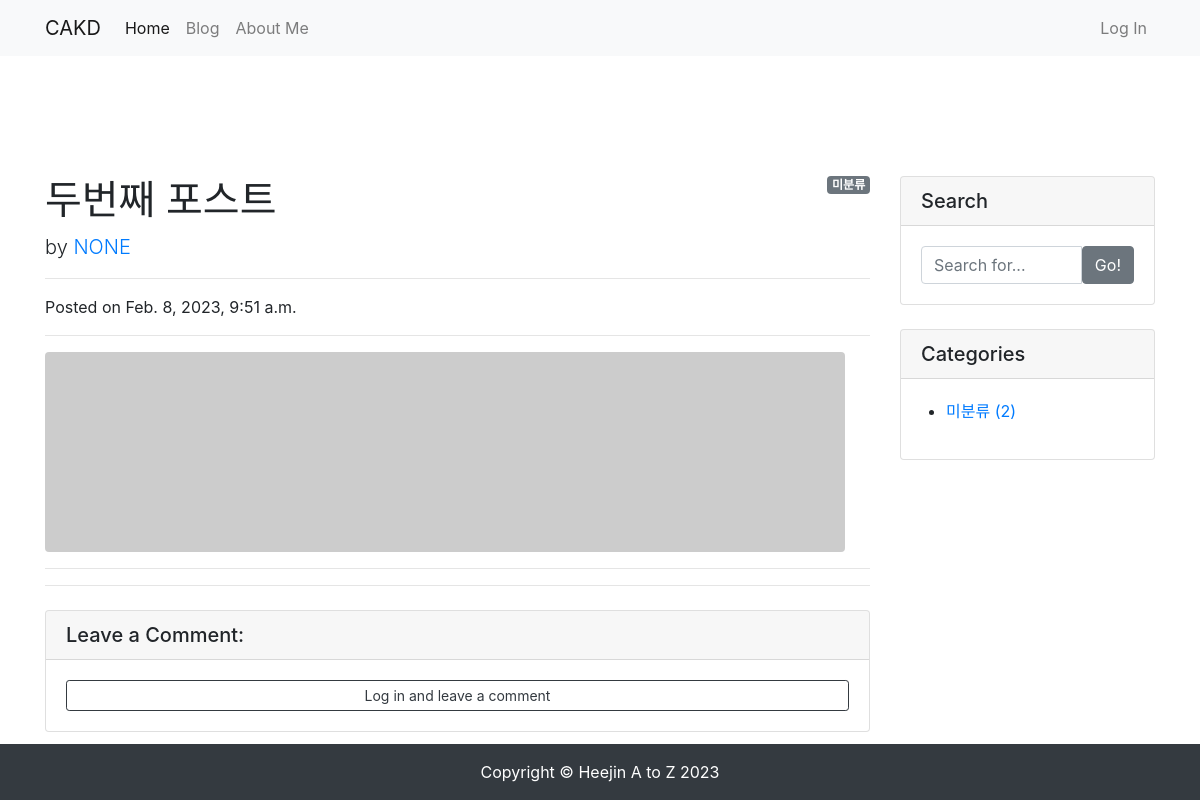
/blog/2/, run on an earlier commit of the app's database.
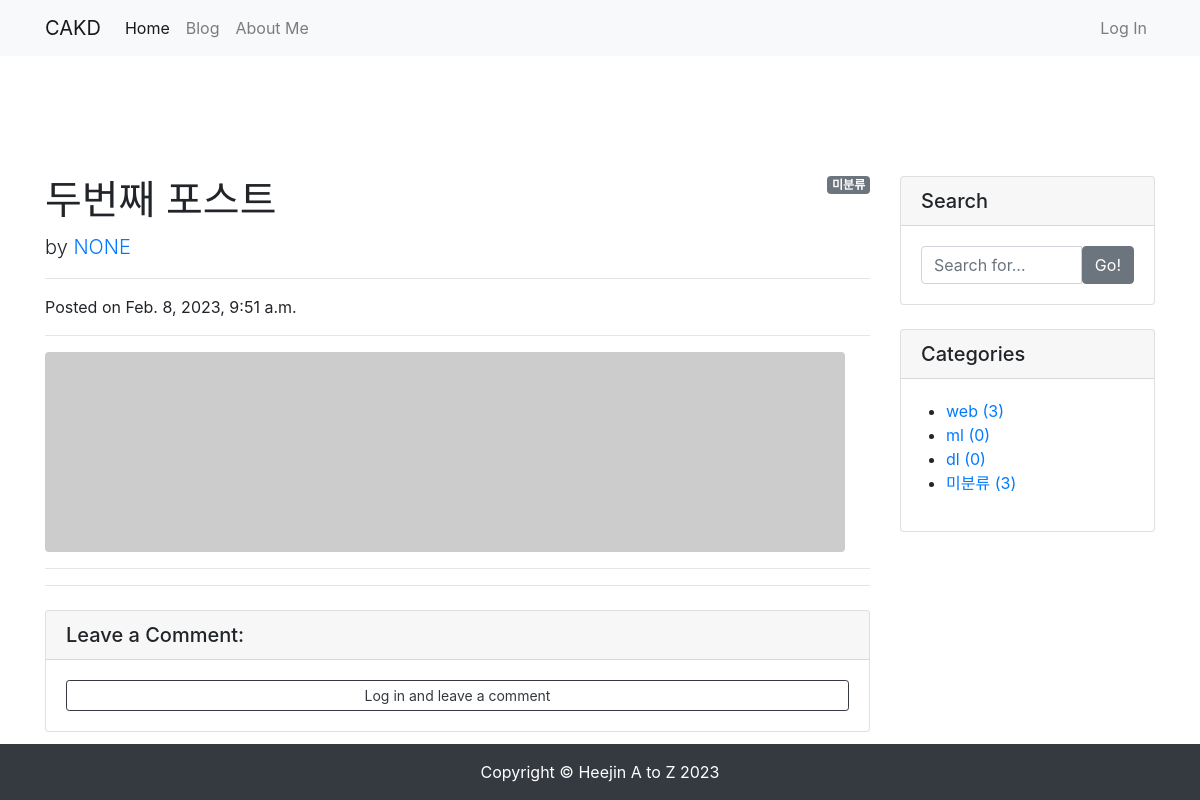
And on a later commit of the database.
### blog/models.py (models this page shows)
class Category(models.Model):
    name = models.CharField(max_length=50, unique=True)
    slug = models.SlugField(max_length=200, unique=True, allow_unicode=True)
    def __str__(self):
        return self.name
    def get_absolute_url(self):
        return f'/blog/category/{self.slug}/'
    class Meta:
        verbose_name_plural = 'categories'

### blog/views.py (the view)
# urls.py: path('<int:pk>/', views.PostDetail.as_view()),
class PostDetail(DetailView):
    model = Post
    def get_context_data(self, **kwargs):
        context = super(PostDetail, self).get_context_data()
        context['categories'] = Category.objects.all()
        context['no_category_post_count'] = Post.objects.filter(category=None).count()
        context['comment_form'] = CommentForm
        return context

### blog/models.py (called while the page is built)
    def get_content_markdown(self):
        return markdown(self.content)

### blog/templates/blog/post_detail.html (shortened to what this page needs)
{% extends 'blog/base.html' %}
{% load crispy_forms_tags %}
{% block main_area %}
    <div id="post-area">
        {% if post.category %}
            <span class="badge badge-secondary float-right">{{ post.category }}</span>
        {% else %}
            <span class="badge badge-secondary float-right">미분류</span>
        {% endif %}
        <h1 class="mt-4">{{ post.title }}</h1>
        <p class="lead">
            by
            <a href="#">{{ post.author | upper }}</a>
        </p>
        <hr>
        <p>Posted on {{ post.created_at }}</p>
        <hr>
        {% if post.head_image %}
            <img class="img-fluid rounded" src="{{ post.head_image.url }}" alt="{{ post.title }} head_image">
        {% else %}
            <img class="img-fluid rounded" src="https://picsum.photos/seed/{{ post.id }}/800/200" alt="random_image">
        {% endif %}
        <hr>
        <hr>
    </div>
    <div id="comment-area">
        <div class="card my-4">
            <h5 class="card-header">Leave a Comment:</h5>
            <div class="card-body">
                {% if user.is_authenticated %}
                <form id="comment-form" method="POST" action="{{ post.get_absolute_url }}new_comment/">
                    {% csrf_token %}
                    <div class="form-group">
                        {{ comment_form | crispy }}
                    </div>
                    <button type="submit" class="btn btn-primary">Submit</button>
                </form>
                {% else %}
                    <a role="button" class="btn btn-outline-dark btn-block btn-sm" href="#" data-toggle="modal" data-target="#loginModal">Log in and leave a comment</a>
                {% endif %}
            </div>
        </div>
    </div>
{% endblock %}

### blog/templates/blog/base.html (shortened to what this page needs)
<!DOCTYPE html>
<html lang="en">
<head>
    <link rel="stylesheet" href="https://cdn.jsdelivr.net/npm/bootstrap@4.5.3/dist/css/bootstrap.min.css">
</head>
<body>
    {% include 'blog/navbar.html' %}
    <div class="container pt-5 my-5">
        <div class="row">
            <div class="col-md-8 col-lg-9" id="main-area">
                {% block main_area %}
                {% endblock %}
            </div>
            <div class="col-md-4 col-lg-3">
                <div class="card my-4">
                    <h5 class="card-header">Search</h5>
                    <div class="card-body">
                        <div class="input-group">
                            <input type="text" class="form-control" placeholder="Search for...">
                            <span class="input-group-btn">
                                    <button class="btn btn-secondary" type="button">Go!</button>
                                </span>
                        </div>
                    </div>
                </div>
                <div class="card my-4" id="categories-card">
                    <h5 class="card-header">Categories</h5>
                    <div class="card-body">
                        <div class="row">
                            <ul>
                                {% for category in categories %}
                                <li>
                                    <a href="{{ category.get_absolute_url }}">{{ category }} ({{ category.post_set.count }})</a>
                                </li>
                                {% endfor %}
                                <li>
                                    <a href="/blog/category/no_category/">미분류 ({{ no_category_post_count }})</a>
                                </li>
                            </ul>
                        </div>
                    </div>
                </div>
            </div>
        </div>
    </div>
    <div class="fixed-bottom">
    {% include 'blog/footer.html' %}
    </div>
</body>
</html>

What changed in the data, as far as the page shows it:
added Category: name "web", post_set.count "3"
added Category: name "ml", post_set.count "0"
added Category: name "dl", post_set.count "0"
Also different on the page:
{{ no_category_post_count }}: "2" → "3"
